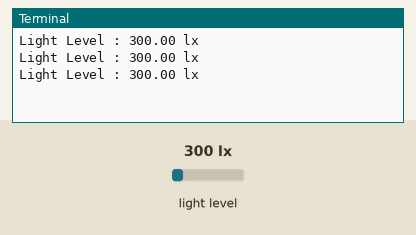
Recording of a program running on a simulated Raspberry Pi (BCM pin numbers). On the bench: the last lines printed to the terminal. Inputs (shaded band) come from the test bench; at power-on: light level 300 lx.

Above: at 1.2 s.
1.3 s: light level set to 40 lx
At 1.8 s:
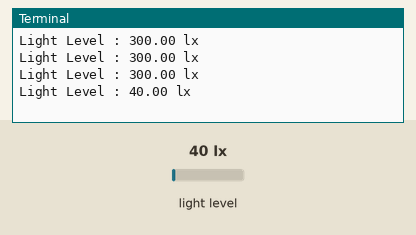
2.8 s: light level set to 500 lx
At 3.3 s:
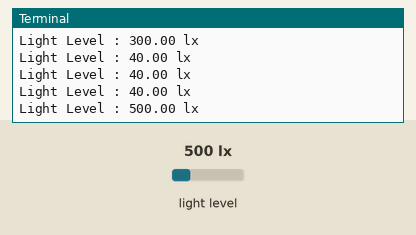
Timing chart, 0 to 5.8 s (numbered marks = the images above; inputs shaded):
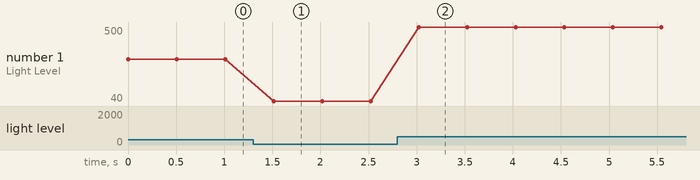

The program:

light.py
```python
#!/usr/bin/python
#---------------------------------------------------------------------
#    ___  ___  _ ____
#   / _ \/ _ \(_) __/__  __ __
#  / , _/ ___/ /\ \/ _ \/ // /
# /_/|_/_/  /_/___/ .__/\_, /
#                /_/   /___/
#
#           bh1750.py
# Read data from a BH1750 digital light sensor.
#
# Author : Matt Hawkins
# Date   : 26/06/2018
#
# For more information please visit :
# https://www.raspberrypi-spy.co.uk/?s=bh1750
#
#---------------------------------------------------------------------
import smbus
import time

# Define some constants from the datasheet

DEVICE     = 0x23 # Default device I2C address

POWER_DOWN = 0x00 # No active state
POWER_ON   = 0x01 # Power on
RESET      = 0x07 # Reset data register value

# Start measurement at 4lx resolution. Time typically 16ms.
CONTINUOUS_LOW_RES_MODE = 0x13
# Start measurement at 1lx resolution. Time typically 120ms
CONTINUOUS_HIGH_RES_MODE_1 = 0x10
# Start measurement at 0.5lx resolution. Time typically 120ms
CONTINUOUS_HIGH_RES_MODE_2 = 0x11
# Start measurement at 1lx resolution. Time typically 120ms
# Device is automatically set to Power Down after measurement.
ONE_TIME_HIGH_RES_MODE_1 = 0x20
# Start measurement at 0.5lx resolution. Time typically 120ms
# Device is automatically set to Power Down after measurement.
ONE_TIME_HIGH_RES_MODE_2 = 0x21
# Start measurement at 1lx resolution. Time typically 120ms
# Device is automatically set to Power Down after measurement.
ONE_TIME_LOW_RES_MODE = 0x23

#bus = smbus.SMBus(0) # Rev 1 Pi uses 0
bus = smbus.SMBus(1)  # Rev 2 Pi uses 1

def convertToNumber(data):
  # Simple function to convert 2 bytes of data
  # into a decimal number. Optional parameter 'decimals'
  # will round to specified number of decimal places.
  result=(data[1] + (256 * data[0])) / 1.2
  return (result)

def readLight(addr=DEVICE):
  # Read data from I2C interface
  data = bus.read_i2c_block_data(addr,0x10)
  return convertToNumber(data)

def main():

  while True:
    try:
      lightLevel=readLight()
      print("Light Level : " + format(lightLevel,'.2f') + " lx")
      time.sleep(0.5)
    except:
      print("error")

if __name__=="__main__":
   main()
```

Measured:
- after the input at 1.3 s, the terminal: prints a new line after 0.21 s (image 1)
- after the input at 2.8 s, the terminal: prints a new line after 0.22 s (image 2)
- plotted number 1: 300 → 40 after the input at 1.3 s, 40 → 500 after the input at 2.8 s
